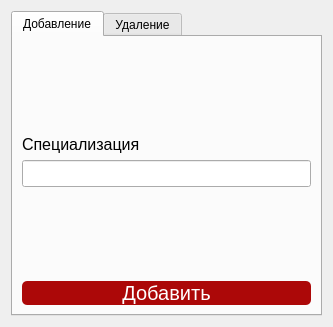
<?xml version="1.0" encoding="UTF-8"?>
<ui version="4.0">
 <class>SpecializationWindow</class>
 <widget class="QWidget" name="SpecializationWindow">
  <property name="geometry">
   <rect>
    <x>0</x>
    <y>0</y>
    <width>333</width>
    <height>327</height>
   </rect>
  </property>
  <property name="minimumSize">
   <size>
    <width>333</width>
    <height>327</height>
   </size>
  </property>
  <property name="windowTitle">
   <string>Form</string>
  </property>
  <layout class="QVBoxLayout" name="verticalLayout_5">
   <item>
    <widget class="QTabWidget" name="tabWidget">
     <property name="maximumSize">
      <size>
       <width>311</width>
       <height>305</height>
      </size>
     </property>
     <property name="currentIndex">
      <number>0</number>
     </property>
     <property name="tabsClosable">
      <bool>false</bool>
     </property>
     <property name="movable">
      <bool>false</bool>
     </property>
     <widget class="QWidget" name="tab">
      <property name="minimumSize">
       <size>
        <width>0</width>
        <height>0</height>
       </size>
      </property>
      <attribute name="title">
       <string>Добавление</string>
      </attribute>
      <layout class="QVBoxLayout" name="verticalLayout_3">
       <item>
        <layout class="QVBoxLayout" name="verticalLayout">
         <item>
          <spacer name="verticalSpacer_3">
           <property name="orientation">
            <enum>Qt::Vertical</enum>
           </property>
           <property name="sizeType">
            <enum>QSizePolicy::MinimumExpanding</enum>
           </property>
           <property name="sizeHint" stdset="0">
            <size>
             <width>20</width>
             <height>40</height>
            </size>
           </property>
          </spacer>
         </item>
         <item>
          <widget class="QLabel" name="label">
           <property name="font">
            <font>
             <pointsize>12</pointsize>
            </font>
           </property>
           <property name="text">
            <string>Специализация</string>
           </property>
          </widget>
         </item>
         <item>
          <widget class="QLineEdit" name="SpecializationEdit">
           <property name="font">
            <font>
             <pointsize>12</pointsize>
            </font>
           </property>
          </widget>
         </item>
         <item>
          <spacer name="verticalSpacer_2">
           <property name="orientation">
            <enum>Qt::Vertical</enum>
           </property>
           <property name="sizeHint" stdset="0">
            <size>
             <width>20</width>
             <height>40</height>
            </size>
           </property>
          </spacer>
         </item>
         <item>
          <widget class="QPushButton" name="DButton">
           <property name="styleSheet">
            <string notr="true">QPushButton {
font: 500 20pt &quot;Montserrat Medium&quot;;
    background-color: #AC0808; 
    color: white; 
    border: none;
    font-size: 20px;
    border-radius: 5px; 
}
QPushButton:hover {
    background-color: #C61010;
}
QPushButton:pressed {
    background-color: #9C0707; 
}</string>
           </property>
           <property name="text">
            <string>Добавить</string>
           </property>
          </widget>
         </item>
        </layout>
       </item>
      </layout>
     </widget>
     <widget class="QWidget" name="tab_2">
      <attribute name="title">
       <string>Удаление</string>
      </attribute>
      <layout class="QVBoxLayout" name="verticalLayout_4">
       <item>
        <layout class="QVBoxLayout" name="verticalLayout_2">
         <item>
          <spacer name="verticalSpacer">
           <property name="orientation">
            <enum>Qt::Vertical</enum>
           </property>
           <property name="sizeHint" stdset="0">
            <size>
             <width>20</width>
             <height>40</height>
            </size>
           </property>
          </spacer>
         </item>
         <item>
          <widget class="QLabel" name="label_2">
           <property name="font">
            <font>
             <pointsize>12</pointsize>
            </font>
           </property>
           <property name="text">
            <string>Специализация</string>
           </property>
          </widget>
         </item>
         <item>
          <widget class="QComboBox" name="SpecializaciaBox">
           <property name="font">
            <font>
             <pointsize>12</pointsize>
            </font>
           </property>
          </widget>
         </item>
         <item>
          <spacer name="verticalSpacer_4">
           <property name="orientation">
            <enum>Qt::Vertical</enum>
           </property>
           <property name="sizeHint" stdset="0">
            <size>
             <width>20</width>
             <height>40</height>
            </size>
           </property>
          </spacer>
         </item>
         <item>
          <widget class="QPushButton" name="DeleteButton">
           <property name="styleSheet">
            <string notr="true">QPushButton {
font: 500 20pt &quot;Montserrat Medium&quot;;
    background-color: #AC0808; 
    color: white; 
    border: none;
    font-size: 20px;
    border-radius: 5px; 
}
QPushButton:hover {
    background-color: #C61010;
}
QPushButton:pressed {
    background-color: #9C0707; 
}</string>
           </property>
           <property name="text">
            <string>Удалить</string>
           </property>
          </widget>
         </item>
        </layout>
       </item>
      </layout>
     </widget>
    </widget>
   </item>
  </layout>
 </widget>
 <resources/>
 <connections/>
</ui>
